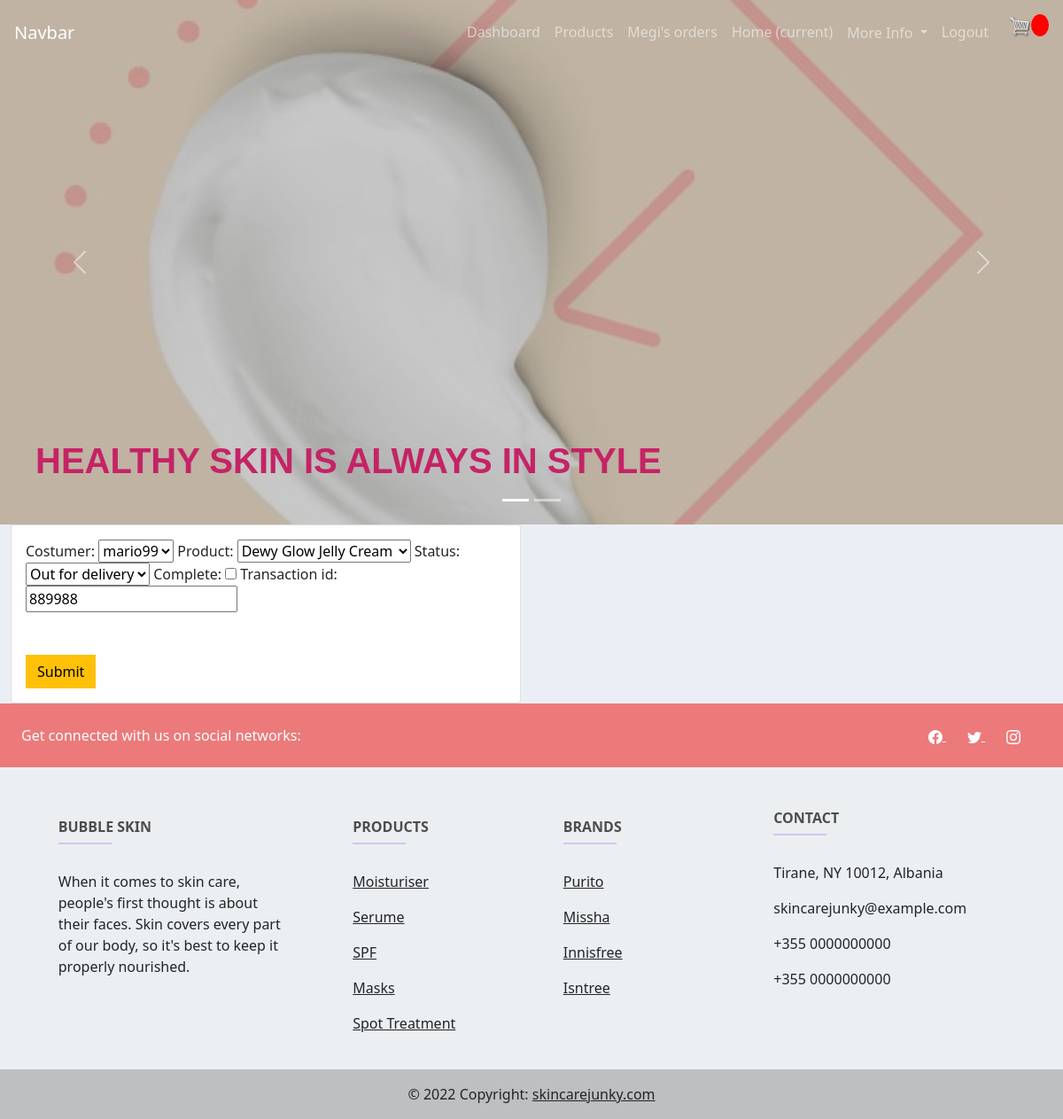
/update_order/8/ (signed in), run on the app's committed database.
### accounts/models.py (models this page shows, shortened)
class Order(models.Model):
    STATUS = (
        ('Pending', 'Pending'),
        ('Out for delivery', 'Out for delivery'),
        ('Delivered', 'Delivered'),
    )
    costumer = models.ForeignKey(Costumer, null=True, on_delete=models.SET_NULL)
    product = models.ForeignKey(Product, null=True, on_delete=models.SET_NULL)
    date_created = models.DateTimeField(auto_now_add=True)
    status = models.CharField(max_length=200, null=True, choices=STATUS)
    complete = models.BooleanField(default=False)
    transaction_id = models.CharField(max_length=200, null=True)
    class Meta:
        db_table = "order"

### accounts/decorators.py (the view)
        def wrapper_func(request, *args, **kwargs):
            group = None
            if request.user.groups.exists():
                group = request.user.groups.all()[0].name
            if group in allowed_roles:
                return view_func(request, *args, **kwargs)
            else:
                return HttpResponse('You are not authorized to view this page')

### accounts/forms.py
class OrderForm(ModelForm):
    class Meta:
        model = Order
        fields = '__all__'

### accounts/models.py (called while the page is built)
    def __str__(self):
        if self.name:
            return self.name
        else:
            return self.email

    def __str__(self):
        return self.name

### accounts/views.py (called while the page is built)
@login_required(login_url='login')
@allowed_users(allowed_roles=['admin'])
def updateorder(request, pk):
    order = Order.objects.get(id=pk)
    form = OrderForm(instance=order)  # in this case we see pre filled with costumer info
    if request.method == 'POST':
        form = OrderForm(request.POST, instance=order)
        if form.is_valid():
            form.save()
            return redirect('/')
    context = {'form': form}
    return render(request, 'accounts/order_form.html', context)

### accounts/templates/accounts/order_form.html (shortened to what this page needs)
{%  extends 'accounts/main.html' %}
{% load static %}
{% block content %}
    <div class="row">
        <div class="col-md-6">
            <div class="card card-body">
                <form action="" method="POST">
                    {{form}}
                    <br><br><br>
                    <input type="submit" name="Submit" class="btn btn-warning">
                </form>
            </div>
        </div>
    </div>
{% endblock %}

### accounts/templates/accounts/navbar.html (shortened to what this page needs)
{% load static %}
<nav class="navbar fixed-top navbar-expand-lg  navbar-dark p-md-3">
<a class="navbar-brand" href="{% url 'store' %}">Navbar</a>
<div class="collapse navbar-collapse" id="navbarNav">
  <ul class="navbar-nav">
    {% if request.user.is_staff %}
          <li class="nav-item active">
        <a class="nav-link" href="{% url 'dashboard' %}">Dashboard</a>
      </li>
      <li class="nav-item">
        <a class="nav-link" href="{% url 'products' %}">Products</a>
      </li>
    {% endif %}
    <li class="nav-item">
      <a class="nav-link" href="{% url 'user-page' %}">{{request.user}}'s orders</a>
    </li>
    <li class="nav-item active">
      <a class="nav-link" href="{% url 'home' %}">Home <span class="sr-only">(current)</span></a>
    </li>
      <div class="collapse navbar-collapse" >
        <ul class="navbar-nav">
          <li class="nav-item dropdown">
            <a class="nav-link dropdown-toggle" href="#"  role="button" data-bs-toggle="dropdown" aria-expanded="false">
              More Info
            </a>
          </li>
        </ul>
      </div>
    <li class="nav-item">
      <a class="nav-link hello-msg" href="{% url 'logout' %}">Logout</a>
    </li>
      <a href="{% url 'cart' %}">
        <img  id="cart-icon" src="{% static 'images/cart.png' %}">
        </a>
      <p id="cart-total">{{cartItems}}</p>
  </ul>
</div>
</nav>
<div id="myCarousel" class="carousel slide carousel-fade" data-bs-ride="carousel">
    <ol class="carousel-indicators">
        <li data-bs-target="#myCarousel" data-bs-slide-to="0" class="active"></li>
        <li data-bs-target="#myCarousel" data-bs-slide-to="1"></li>
    </ol>
    <div class="carousel-inner">
        <div class="carousel-item active" >
            <div class="overlay-img" style="background-image: url('{% static 'images/home_images/img.jpg' %}')"></div>
            <div class="container-slide">
                <h1><b>HEALTHY SKIN IS ALWAYS IN STYLE  </b></h1>
            </div>
        </div>
        <a href="#myCarousel" class="carousel-control-prev" role="button" data-bs-slide="prev">
            <span class="carousel-control-prev-icon" aria-hidden="true"></span>
        </a>
        <a href="#myCarousel" class="carousel-control-next" role="button" data-bs-slide="next">
            <span class="carousel-control-next-icon" aria-hidden="true"></span>
        </a>
    </div>
</div>

### static/css/main.css (style rules this page uses)
body { background-color: hsl(0, 0%, 98%); }
h1,h2,h3,h4,h5,h6 { color:hsl(0, 0%, 30%); }
#cart-icon { width:25px; display: inline-block; margin-left: 15px; }
#cart-total { display: block; text-align: center; color:#fff; background-color: red; width: 20px; height: 25px; border-radius: 50%; font-size: 14px; }
.btn { border-radius: 0; }
body { background-color: #ebeff5; }

### static/css/all_products.css (style rules this page uses)
body { position: relative; }
h1, h4 { color: #ec7a7a; font-family: 'Trebuchet MS', sans-serif; }

### accounts/templates/accounts/main.html (style rules this page uses)
h1 { font-family: 'Franklin Gothic Medium', 'Arial Narrow', Arial, sans-serif; color: rgb(197, 35, 102); }
.carousel-item { height: 37rem; background-color: #777; color: white; position: relative; background-position: center; background-size: cover; }
.container-slide { position: absolute; bottom: 0; left: 0; right: 0; padding-bottom: 50px; }
.container-slide { padding: 40px; padding-right: 200px; color: white; }
.overlay-img { position: absolute; bottom: 0; left: 0; right: 0; top: 0%; background-position: center; background-size: cover; opacity: 0.6; }
body { background-color: #ebeff5; }

### data on the page
Order: costumer "mario99", product "Dewy Glow Jelly Cream", status "Out for delivery", transaction_id "889988"

### other printed values
{{ request.user }} "Megi"
